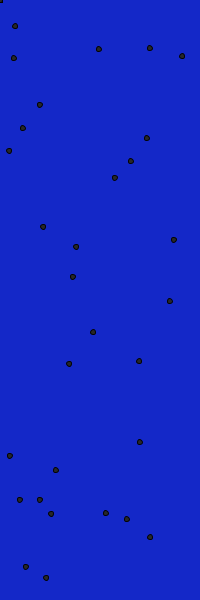
Frame 1 (no input)
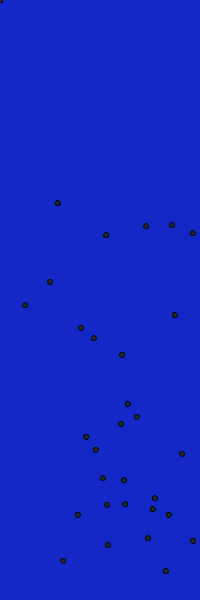
Frame 60 (the mouse pressed at the canvas centre just before this capture)
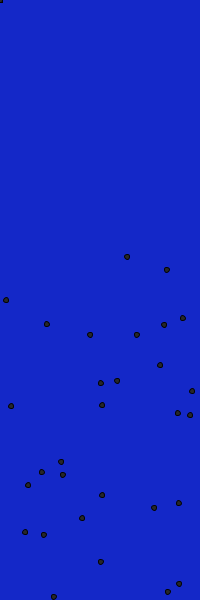
Frame 120 (the mouse held since frame 60 and released just before this capture)

The Processing sketch that drew these frames (run headless with seeded random() and noise(); from frame 60 on, the mouse is pressed at the canvas centre):

// Processing sketch: processing_33873
// ── processing_33873.pde

/*I looked at Nicole's program to firgure this one out.*/
int diam= 5;                             //width of the shape
int numCircle = 50;                       //number of circles
 
float[] xpos = new float[numCircle];      //starting position x
float[] ypos = new float[numCircle];      //starting position y
 
float[] velX = new float [numCircle];     //velocity of the shape
float[] velY = new float [numCircle];     //velocity of the shape
 
void setup(){
  size(200,600);
  stroke(2);
  smooth();
  fill(40,40,40);
  //random starting position
  for (int i=20; i< numCircle; i++){
    xpos[i]= random(diam, width-diam);
    ypos[i]= random(diam, height-diam);
     
    velX[i] = random(0,3);
    velY[i] = random(3,0); 
  }
}
 
void draw(){
  background(20,40,200);
  //updates the position of the shape
  for(int i=0; i<numCircle; i++){
    xpos[i] +=velX[i];
    ypos[i] +=velY[i];
     
    //set boundaries for the shapes
    if(xpos[i] < diam || xpos[i] > width-diam) {
      velX[i]*=-1;
    }
    if(ypos[i] < diam || ypos[i] > height-diam) {
      velY[i]*=-1;
    }
 
    ellipse(xpos[i], ypos[i], diam,diam);
  }
}
